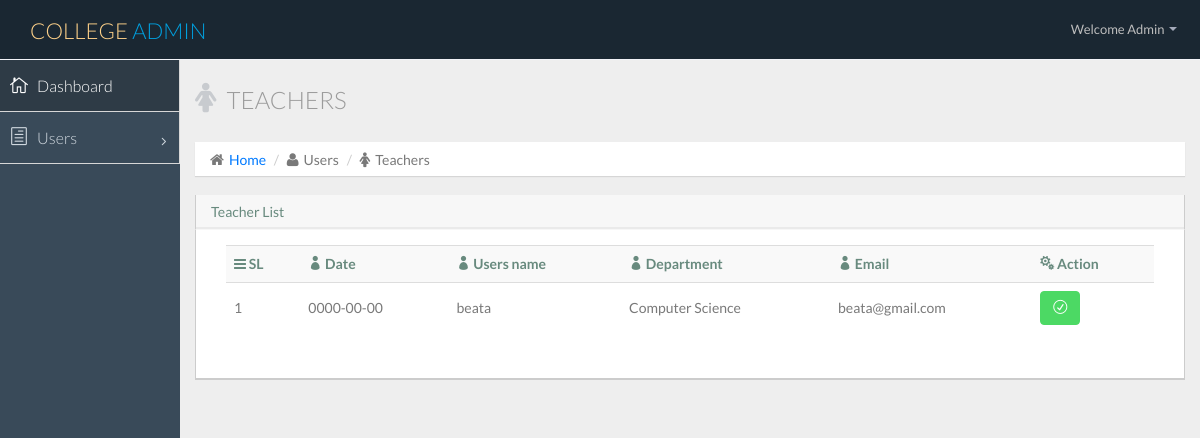
Screenshot of /admin_teacher.php (signed in) with the database file from the repository.
### tables this page shows
CREATE TABLE IF NOT EXISTS `user` (
  `id` int(10) NOT NULL AUTO_INCREMENT,
  `date` date NOT NULL,
  `user_type_id` int(10) NOT NULL,
  `dep_type` int(10) DEFAULT NULL,
  `course_type` int(10) DEFAULT NULL,
  `semester` int(5) DEFAULT NULL,
  `user_name` varchar(50) NOT NULL,
  `user_email` varchar(50) NOT NULL,
  `user_pass` varchar(50) NOT NULL,
  `roll_number` varchar(30) DEFAULT NULL,
  `contact` varchar(30) DEFAULT NULL,
  `active` int(10) NOT NULL,
  PRIMARY KEY (`id`)
);

CREATE TABLE IF NOT EXISTS `department` (
  `id` int(10) NOT NULL AUTO_INCREMENT,
  `dep_type` varchar(30) NOT NULL,
  PRIMARY KEY (`id`)
);

### admin_teacher.php (the view, shortened to what this page needs)
<?php
include('DB/db.php');
$query=mysqli_query($link,"SELECT * FROM user where user_type_id=2");
?>
<?php include('includes/college_admin_header.php');?>
      <section id="main-content">
          <section class="wrapper">
          	<div class="row">
				<div class="col-lg-12">
					<h3 class="page-header"><i class="fa fa-female"></i> Teachers </h3>
					<ol class="breadcrumb">
						<li><i class="fa fa-home"></i><a href="index.html">Home</a></li>
						<li><i class="fa fa-user"></i>Users</li>
						<li><i class="fa fa-female"></i>Teachers</li>
					</ol>
				</div>
			</div>
						<div class="row">
			                  <div class="col-lg-12">
			                  	<section class="panel">
			                  		 <header class="panel-heading">
			                           Teacher List
			                         </header>
			                         <div class="panel-body">
			                         	<div class="col-lg-12">
				                      <section class="panel">
				                            <table class="table table-striped table-advance table-hover">
				                              <tbody>
			                              <tr>
			                              	 <th><i class="fa fa-bars"></i> SL</th>
			                              	 <th><i class="icon_profile"></i> Date</th>
			                                 <th><i class="icon_profile"></i> Users name</th>
			                                 <th><i class="icon_profile"></i> Department</th>
			                                 <th><i class="icon_profile"></i> Email</th>
			                                 <th><i class="icon_cogs"></i> Action</th>
			                              </tr>
			                              <?php $j=0;while($row=mysqli_fetch_assoc($query)){$j++;?>
			                              <tr>
			                              	 <td><?php echo $j;?></td>
			                              	 <td><?php echo $row['date'];?></td>
			                              	 <td><?php echo $row['user_name'];?></td>
			                              	 <td>
			                              	 	<?php
			                              	 	    $dep_id=$row['dep_type'];
			                              	 		$dep_query=mysqli_query($link,"select dep_type from department where id='$dep_id'");
			                              	 		if($dep_query){
			                              	 			$dep_row=mysqli_fetch_assoc($dep_query);
			                              	 			echo $dep_row['dep_type'];
			                              	 		}
			                              	 	?>
			                              	 </td>
			                              	 <td><?php echo $row['user_email'];?></td>
			                              	 <td>
			                              	 	<div class="btn-group">
			                              	 		<?php
			                              	 		    if($row['active'] == 1){
			                              	 		?>
			                              	 	  <a class="btn btn-success" href="includes/submit.php?active&user_id=<?php echo base64_encode($row['id']);?>"><i class="icon_check_alt2"></i></a>
			                              	 	    <?php }else if($row['active'] == 0){?>
			                                      <a class="btn btn-danger" href="includes/submit.php?active&user_id=<?php echo base64_encode($row['id']);?>"><i class="icon_close_alt2"></i></a>
			                                      <?php }?>
			                                  	</div>
			                              	 </td>
			                              </tr>
			                              <?php }?>
			                           </tbody>
				                          </table>
				                      </section>
			                  </div>
			              </div>
                         </div>
                      </section>
          </section>
      </section>
<?php include('includes/college_admin_footer.php');?>
</html>

### rows the page displays
user: date "0000-00-00", user_name "beata", department.dep_type "Computer Science", user_email "beata@gmail.com"

### other values shown
$_SESSION['college_admin_name'] "Admin"
